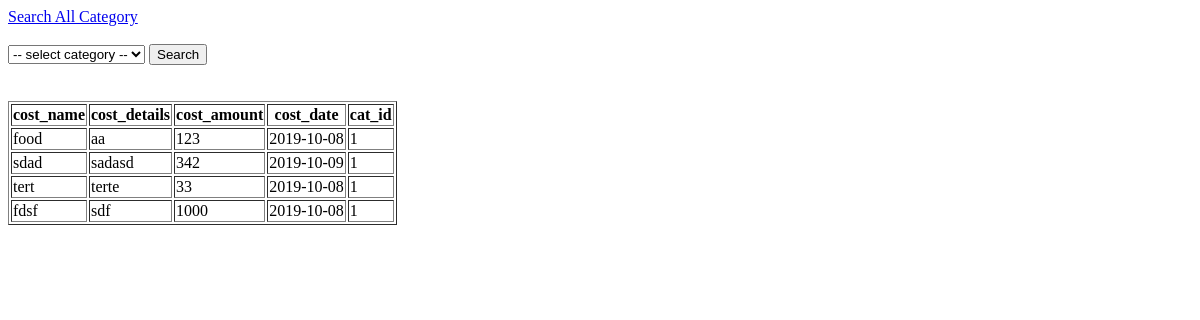
Before: /single_category.php?id=1 with the older database file.
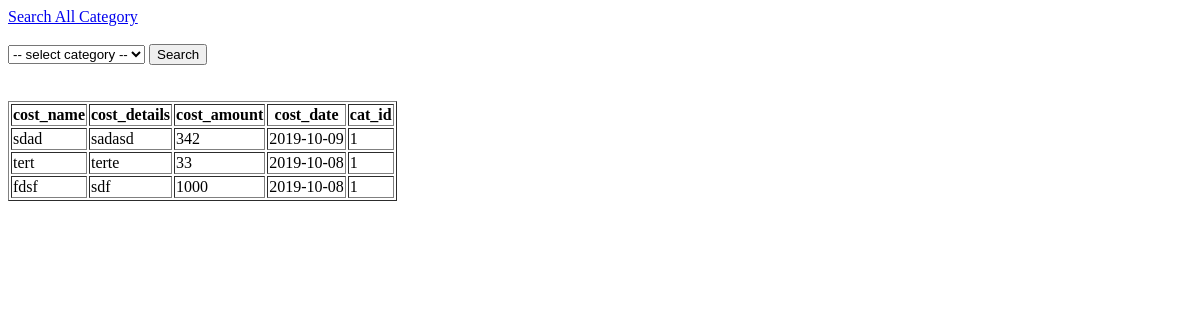
After: the same page with the newer database file.
### tables this page shows
CREATE TABLE `tbl_cost` (
  `cost_id` int(11) NOT NULL,
  `cost_name` varchar(255) NOT NULL,
  `cost_details` text NOT NULL,
  `cost_amount` int(11) NOT NULL,
  `cost_date` date DEFAULT NULL,
  `cat_id` int(11) DEFAULT NULL
);

### single_category.php (the view, shortened to what this page needs)
<?php
require 'db.php';
$cat_id = $_GET['id'];
$sql = 'SELECT * from tbl_cost WHERE cat_id=:cat_id';
$stmt = $connection->prepare($sql);
$stmt->execute([':cat_id' => $cat_id]);
$values = $stmt->fetchAll(PDO::FETCH_OBJ);
?>
<?php include 'header.php'; ?>
<a href="allCategory.php">Search All Category</a> <br><br>
<div>
  <form action="" method="get">
    <select name="search">
      <option>-- select category --</option>
    </select>
    <input type="submit" name="search" value="Search" />
  </form>
</div>
<br><br>
<div>
  <table border="1">
    <thead>
      <tr>
        <th>cost_name</th>
        <th>cost_details</th>
        <th>cost_amount</th>
        <th>cost_date</th>
        <th>cat_id</th>
      </tr>
    </thead>
    <?php
    foreach ($values as $value) {
      ?>
      <tr>
        <td><?= $value->cost_name; ?></td>
        <td><?= $value->cost_details; ?></td>
        <td><?= $value->cost_amount; ?></td>
        <td><?= $value->cost_date; ?></td>
        <td><?= $value->cat_id; ?></td>
      </tr>
    <?php } ?>
  </table>
</div>
<?php include 'footer.php'; ?>

Changed rows visible on the page:
removed tbl_cost: cost_name "food", cost_details "aa", cost_amount "123", cost_date "2019-10-08", cat "1"
